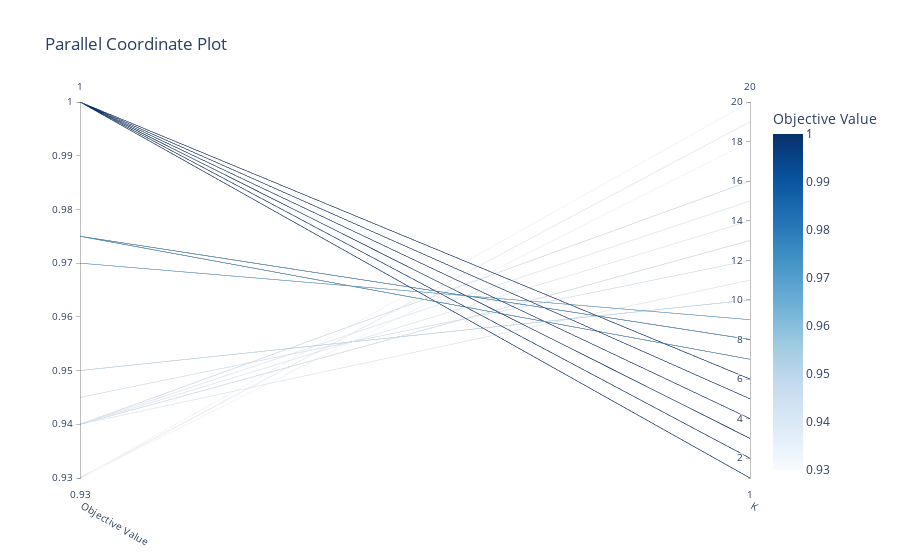

Notebook cell for this chart:
### Code cell
optuna.visualization.plot_parallel_coordinate(studyKNN)

### Figure 1 — Plotly figure (JSON) as saved in the notebook; plotly's stock layout.template omitted (floating-point values rounded to 4 significant figures)
{"data": [{"dimensions": [{"label": "Objective Value", "range": [0.93, 1], "values": [1, 0.93, 0.94, 0.93, 1, 0.94, 0.975, 0.975, 0.93, 1, 1, 1, 1, 0.95, 1, 0.975, 1, 0.95, 1, 1, 0.94, 1, 1, 0.975, 1, 1, 1, 0.97, 1, 1, 0.945, 1, 1, 1, 1, 1, 0.94, 1, 1, 0.975, 1, 1, 1, 1, 1, 1, 0.93, 1, 0.975, 1, 1, 1, 1, 0.975, 1, 0.94, 1, 0.97, 1, 1, 0.94, 1, 1, 1, 1, 1, 1, 1, 1, 1, 1, 1, 1, 1, 1, 1, 0.975, 1, 1, 0.94, 0.975, 1, 1, 1, 1, 1, 1, 1, 1, 0.97, 0.975, 1, 1, 1, 1, 1, 0.975, 1, 1, 1]}, {"label": "K", "range": [1, 20], "values": [2, 18, 13, 19, 6, 15, 8, 7, 19, 4, 1, 1, 5, 10, 4, 7, 3, 10, 6, 2, 13, 4, 3, 8, 5, 3, 1, 9, 6, 4, 12, 1, 2, 2, 5, 3, 16, 1, 6, 8, 4, 1, 2, 2, 5, 3, 20, 1, 7, 4, 2, 5, 3, 7, 6, 11, 4, 9, 3, 1, 16, 4, 2, 5, 3, 6, 2, 4, 1, 3, 5, 2, 3, 4, 1, 6, 7, 5, 2, 14, 8, 6, 4, 3, 5, 1, 2, 4, 3, 9, 8, 1, 2, 3, 2, 4, 7, 5, 1, 6]}], "labelangle": 30, "labelside": "bottom", "line": {"color": [1, 0.93, 0.94, 0.93, 1, 0.94, 0.975, 0.975, 0.93, 1, 1, 1, 1, 0.95, 1, 0.975, 1, 0.95, 1, 1, 0.94, 1, 1, 0.975, 1, 1, 1, 0.97, 1, 1, 0.945, 1, 1, 1, 1, 1, 0.94, 1, 1, 0.975, 1, 1, 1, 1, 1, 1, 0.93, 1, 0.975, 1, 1, 1, 1, 0.975, 1, 0.94, 1, 0.97, 1, 1, 0.94, 1, 1, 1, 1, 1, 1, 1, 1, 1, 1, 1, 1, 1, 1, 1, 0.975, 1, 1, 0.94, 0.975, 1, 1, 1, 1, 1, 1, 1, 1, 0.97, 0.975, 1, 1, 1, 1, 1, 0.975, 1, 1, 1], "colorbar": {"title": {"text": "Objective Value"}}, "colorscale": [[0, "rgb(247,251,255)"], [0.125, "rgb(222,235,247)"], [0.25, "rgb(198,219,239)"], [0.375, "rgb(158,202,225)"], [0.5, "rgb(107,174,214)"], [0.625, "rgb(66,146,198)"], [0.75, "rgb(33,113,181)"], [0.875, "rgb(8,81,156)"], [1, "rgb(8,48,107)"]], "reversescale": false, "showscale": true}, "type": "parcoords"}], "layout": {"title": {"text": "Parallel Coordinate Plot"}}}
